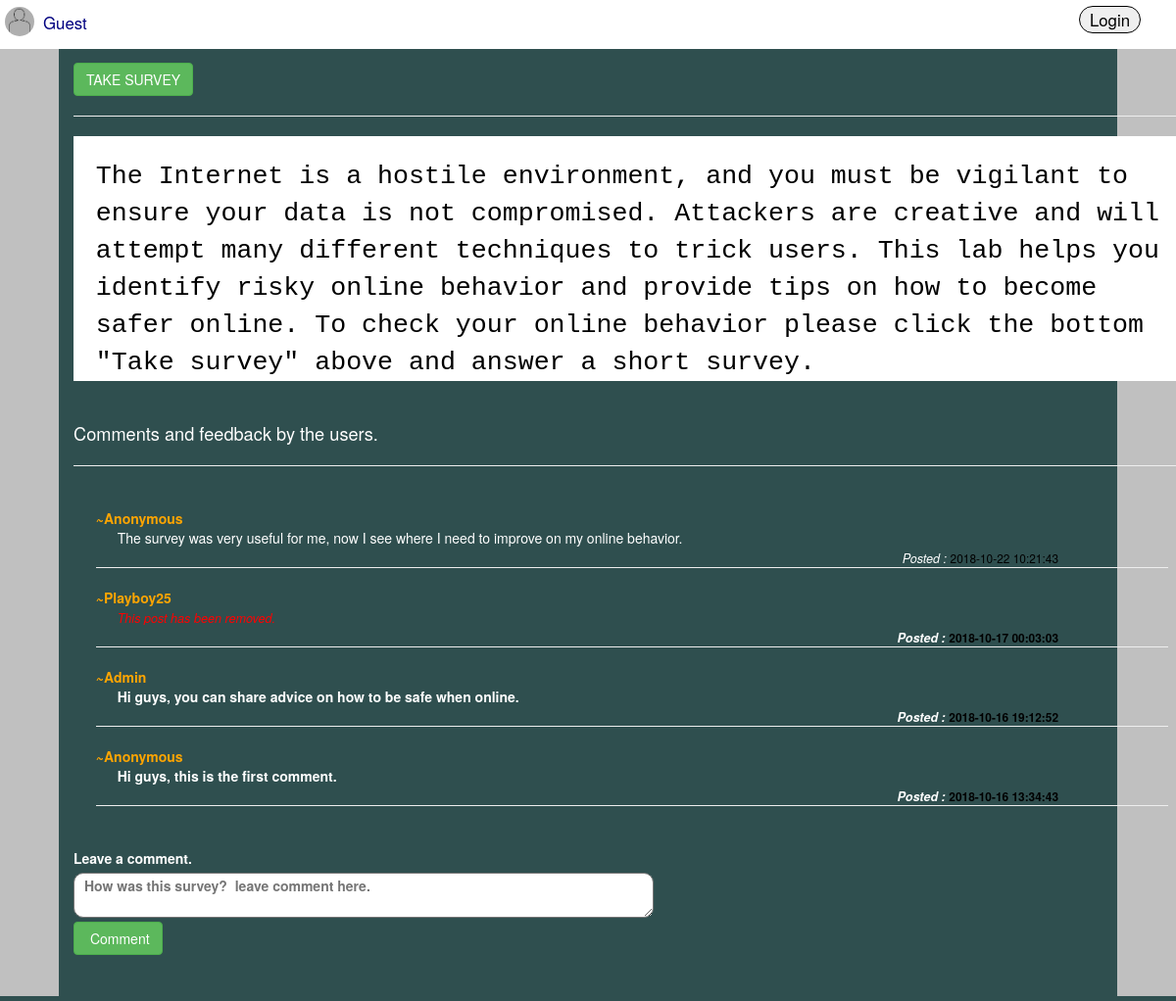
The page / on the database its author committed.
### tables this page shows
CREATE TABLE `comments` (
  `comment_id` int(11) NOT NULL,
  `commenter_id` int(11) NOT NULL,
  `comment` text NOT NULL,
  `date_commented` timestamp NOT NULL DEFAULT CURRENT_TIMESTAMP
);

CREATE TABLE `users` (
  `user_id` int(11) NOT NULL,
  `username` varchar(55) NOT NULL,
  `display_name` varchar(15) NOT NULL,
  `gender` enum('m','f') NOT NULL,
  `date_created` timestamp NOT NULL DEFAULT CURRENT_TIMESTAMP,
  `date_modified` timestamp NOT NULL DEFAULT CURRENT_TIMESTAMP ON UPDATE CURRENT_TIMESTAMP,
  `password` text NOT NULL
);

### index.php (the view, shortened to what this page needs)
<?php
include_once('users.php');
?>
<!DOCTYPE html>
<html>
<head>
    <link rel="stylesheet" href="./js/jquery-ui.css">
	<link rel="stylesheet" href="./js/bootstrap.min.css">
</head>
<body>
	<div class="container">
		<nav class="navbar  navbar-fixed-top">
			<form method="post">
			    <button class="admin" name="login">Login</button>
			</form>
			<img src="profile.jpg" alt="PIC" width="30" height="30">
          	<a href="index.php" class="admin1">Guest</a>
		</nav><br><br>
		<form method="post">
			<button class="btn btn-success" type="submit" name="survey">TAKE SURVEY</button>
		</form>
		<hr>
		<div class="mid-view">
			<p class="mid">
		    The Internet is a hostile environment, and you must be vigilant to ensure your data is not compromised. Attackers
			are creative and will attempt many different techniques to trick users. This lab helps you identify risky online
			behavior and provide tips on how to become safer online. To check your online behavior please click the bottom "Take survey" above and answer a short survey.</p><br><br>
		</div>
		<br><br>
		<p style="font-size: 130%"> Comments and feedback by the users.</p><hr>
		<div class="comments"><?php
			$sqls = "SELECT * FROM comments order by comment_id desc";
			$stmts = $conn->prepare($sqls);
			$stmts->execute();
			$rows=$stmts->fetchAll();
			foreach ($rows as $commenti) {
				$ids = $commenti['commenter_id'];
				$sqly = "SELECT * FROM users WHERE user_id='$ids'";
				$stmty = $conn->prepare($sqly);
				$stmty->execute();
				$rowy=$stmty->fetch(PDO::FETCH_ASSOC);
				echo "<p class='commenti'><b class='user'>~".$rowy['display_name']."</b><br><span class='commentz'>".$commenti['comment']."</span><br><span class='dates'> <i>Posted : </i> <small>".$commenti['date_commented']."</small></span></p><hr>";
			}
		?></div>
		<label>Leave a comment.</label><br>
		<form action="" method="post">
			<textarea class="comment" cols="70" rows="2" name="txt_comment" placeholder="How was this survey?  leave comment here."></textarea><br>
			<button type="submit" class="btn btn-success" name="comment">&nbsp;Comment
            </button>
		</form><br>
	</div>
</body>
</html>

### index.php (style rules this page uses)
html { background-color: silver; }
body { background-color: #2F4F4F;; color: white; margin-left: 5%; margin-right: 5%; margin-top: 1%; padding-top: 1%; padding-bottom: 10%; }
.navbar { height: 30px; background-color: white; margin-left: 0px; margin-right: 0px; }
.admin { position: absolute;right:2%; text-align: center; border:1px solid black; padding-left:10px; margin-right: 1%; margin-top: 6px; border-radius: 15px; padding-right: 10px; font-size:120%; color:black; }
.comment { color:black;padding:2px 5px 2px 10px; border-radius: 10px; }
.comments { padding:2%; }
.commentz { color: white; padding-left: 2%; font-style: initial; }
.user { color: orange; }
.mid-view { background-color: white; width: 100%; height: 250px; }
.mid { color: black; font-family: monospace; font-size: 190%; padding: 2%; }
small { color: black; }
.dates { position: absolute; right: 10%; text-align: right; }
i { font-size: 90%; }
img { border-radius: 100%; position: absolute; left: 5px; top: 7px; }
.admin1 { position: absolute; left:34px; top:5px; padding-left:10px; margin-right: 1%; margin-top: 6px; width: 120px; padding-right: 10px; font-size:120%; color:navy; }

### rows shown on the page
comments: commenter.display_name "Anonymous", comment "The survey was very useful for me, now I see where I need to improve on my online behavior.", date_commented "2018-10-22 10:21:43"
comments: commenter.display_name "Playboy25", date_commented "2018-10-17 00:03:03"
comments: commenter.display_name "Admin", comment "Hi guys, you can share advice on how to be safe when online.", date_commented "2018-10-16 19:12:52"
comments: commenter.display_name "Anonymous", comment "Hi guys, this is the first comment.", date_commented "2018-10-16 13:34:43"
